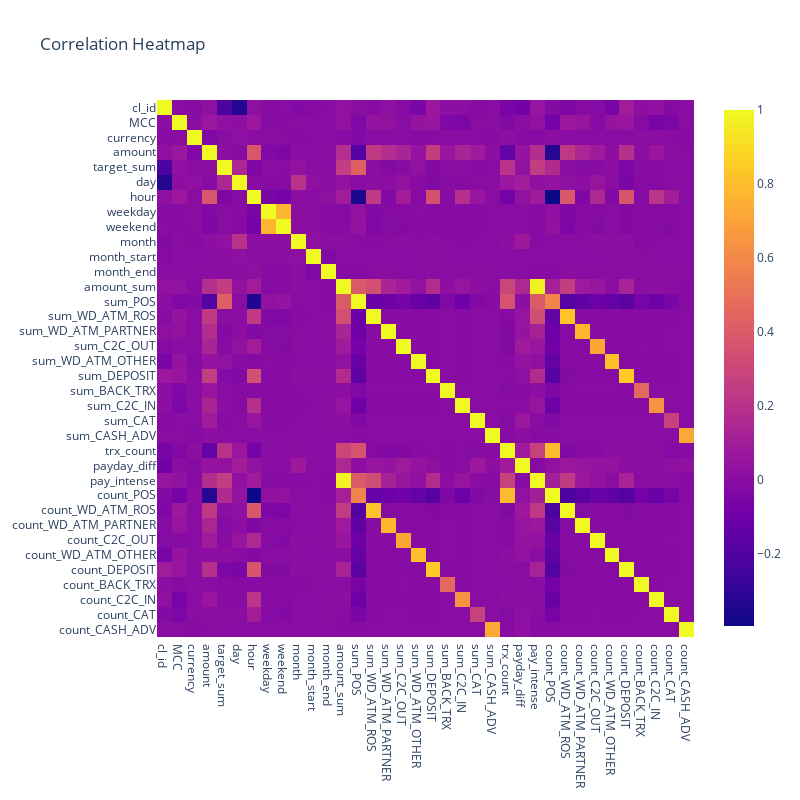

Notebook code cell kept with this figure:
### Code cell
fig = px.imshow(data.corr(), title = 'Correlation Heatmap',width=800, height=800)
fig.show()

### Figure 1 — Plotly figure (JSON) as saved in the notebook; plotly's stock layout.template omitted (floating-point values rounded to 4 significant figures; data arrays with more than 128 entries replaced by an {"elided": "..."} marker saying what was removed)
{"data": [{"coloraxis": "coloraxis", "hovertemplate": "x: %{x}<br>y: %{y}<br>color: %{z}<extra></extra>", "name": "0", "type": "heatmap", "x": ["cl_id", "MCC", "currency", "amount", "target_sum", "day", "hour", "weekday", "weekend", "month", "month_start", "month_end", "amount_sum", "sum_POS", "sum_WD_ATM_ROS", "sum_WD_ATM_PARTNER", "sum_C2C_OUT", "sum_WD_ATM_OTHER", "sum_DEPOSIT", "sum_BACK_TRX", "sum_C2C_IN", "sum_CAT", "sum_CASH_ADV", "trx_count", "payday_diff", "pay_intense", "count_POS", "count_WD_ATM_ROS", "count_WD_ATM_PARTNER", "count_C2C_OUT", "count_WD_ATM_OTHER", "count_DEPOSIT", "count_BACK_TRX", "count_C2C_IN", "count_CAT", "count_CASH_ADV"], "xaxis": "x", "y": ["cl_id", "MCC", "currency", "amount", "target_sum", "day", "hour", "weekday", "weekend", "month", "month_start", "month_end", "amount_sum", "sum_POS", "sum_WD_ATM_ROS", "sum_WD_ATM_PARTNER", "sum_C2C_OUT", "sum_WD_ATM_OTHER", "sum_DEPOSIT", "sum_BACK_TRX", "sum_C2C_IN", "sum_CAT", "sum_CASH_ADV", "trx_count", "payday_diff", "pay_intense", "count_POS", "count_WD_ATM_ROS", "count_WD_ATM_PARTNER", "count_C2C_OUT", "count_WD_ATM_OTHER", "count_DEPOSIT", "count_BACK_TRX", "count_C2C_IN", "count_CAT", "count_CASH_ADV"], "yaxis": "y", "z": {"elided": "36x36 float values"}}], "layout": {"coloraxis": {"colorscale": [[0, "#0d0887"], [0.1111, "#46039f"], [0.2222, "#7201a8"], [0.3333, "#9c179e"], [0.4444, "#bd3786"], [0.5556, "#d8576b"], [0.6667, "#ed7953"], [0.7778, "#fb9f3a"], [0.8889, "#fdca26"], [1, "#f0f921"]]}, "height": 800, "title": {"text": "Correlation Heatmap"}, "width": 800, "xaxis": {"anchor": "y", "constrain": "domain", "domain": [0, 1], "scaleanchor": "y"}, "yaxis": {"anchor": "x", "autorange": "reversed", "constrain": "domain", "domain": [0, 1]}}}
